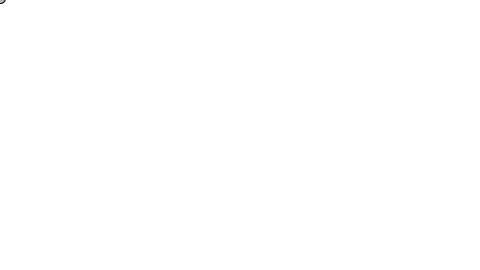
Frame 1 (no input)
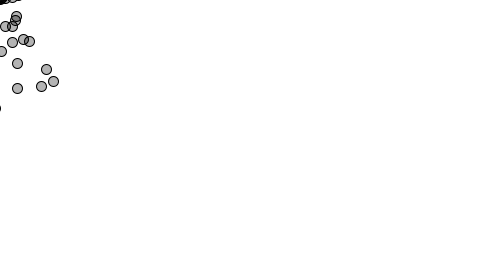
Frame 60 (the mouse pressed at the canvas centre just before this capture)
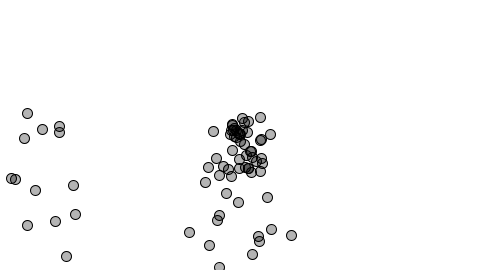
Frame 120 (the mouse held since frame 60 and released just before this capture)

The Processing sketch that drew these frames (run headless with seeded random() and noise(); from frame 60 on, the mouse is pressed at the canvas centre):

// Processing sketch: exemple_23_02_ArrayList
// ── exemple_23_02_ArrayList.pde

ArrayList<Particle> particles;

void setup() {
  size(480, 270);
  particles = new ArrayList<Particle>();
}

void draw() {
  // A new Particle object is added to the ArrayList every cycle through draw().
  particles.add(new Particle()); 

  background(255);
  // Iterate through our ArrayList and get each Particle
  // The ArrayList keeps track of the total number of particles.
  for (Particle p : particles) { 
    p.run();
    p.gravity();
    p.display();
  }

  // If the ArrayList has more than 100 elements in it, we delete the first element, using remove().
  if (particles.size() > 100) {
    particles.remove(0);
  }
}

// ── Particle.pde
class Particle {
  
  float x;
  float y;
  float xspeed;
  float yspeed;
  
  Particle() {
    x = mouseX;
    y = mouseY;
    xspeed = random(-1,1);
    yspeed = random(-2,0);
  }
  
  void run() {
    x = x + xspeed;
    y = y + yspeed;
  }
  
  void gravity() {
    yspeed += 0.1;
  }
  
  void display() {
    stroke(0);
    fill(0,75);
    ellipse(x,y,10,10);
  }
}
